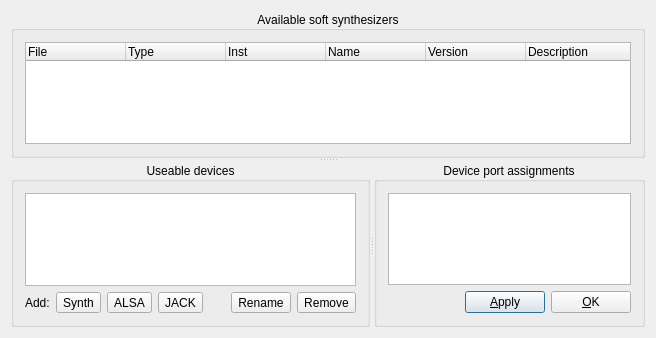
<?xml version="1.0" encoding="UTF-8"?>
<ui version="4.0">
 <class>SynthConfigBase</class>
 <widget class="QDialog" name="SynthConfigBase">
  <property name="geometry">
   <rect>
    <x>0</x>
    <y>0</y>
    <width>656</width>
    <height>338</height>
   </rect>
  </property>
  <property name="windowTitle">
   <string>Configure midi devices, midi ports, and synthesizers</string>
  </property>
  <layout class="QGridLayout" name="gridLayout">
   <item row="0" column="0">
    <widget class="MusEGui::Splitter" name="VSplitter">
     <property name="orientation">
      <enum>Qt::Vertical</enum>
     </property>
     <widget class="QGroupBox" name="GroupBox2">
      <property name="title">
       <string>Available soft synthesizers</string>
      </property>
      <property name="alignment">
       <set>Qt::AlignCenter</set>
      </property>
      <layout class="QGridLayout">
       <item row="0" column="0">
        <widget class="QTreeWidget" name="synthList">
         <property name="toolTip">
          <string>list of available software synthesizers</string>
         </property>
         <property name="allColumnsShowFocus">
          <bool>true</bool>
         </property>
         <column>
          <property name="text">
           <string>File</string>
          </property>
         </column>
         <column>
          <property name="text">
           <string>Type</string>
          </property>
         </column>
         <column>
          <property name="text">
           <string>Inst</string>
          </property>
         </column>
         <column>
          <property name="text">
           <string>Name</string>
          </property>
         </column>
         <column>
          <property name="text">
           <string>Version</string>
          </property>
         </column>
         <column>
          <property name="text">
           <string>Description</string>
          </property>
         </column>
        </widget>
       </item>
      </layout>
     </widget>
     <widget class="MusEGui::Splitter" name="HSplitter">
      <property name="orientation">
       <enum>Qt::Horizontal</enum>
      </property>
      <widget class="QGroupBox" name="GroupBox3">
       <property name="sizePolicy">
        <sizepolicy hsizetype="Preferred" vsizetype="Preferred">
         <horstretch>0</horstretch>
         <verstretch>0</verstretch>
        </sizepolicy>
       </property>
       <property name="title">
        <string>Useable devices</string>
       </property>
       <property name="alignment">
        <set>Qt::AlignCenter</set>
       </property>
       <layout class="QVBoxLayout" name="verticalLayout">
        <item>
         <widget class="QTableWidget" name="instanceList">
          <property name="sizePolicy">
           <sizepolicy hsizetype="Expanding" vsizetype="Expanding">
            <horstretch>0</horstretch>
            <verstretch>0</verstretch>
           </sizepolicy>
          </property>
          <property name="selectionMode">
           <enum>QAbstractItemView::SingleSelection</enum>
          </property>
          <property name="selectionBehavior">
           <enum>QAbstractItemView::SelectRows</enum>
          </property>
          <attribute name="horizontalHeaderHighlightSections">
           <bool>false</bool>
          </attribute>
          <attribute name="verticalHeaderVisible">
           <bool>false</bool>
          </attribute>
          <attribute name="verticalHeaderDefaultSectionSize">
           <number>18</number>
          </attribute>
          <attribute name="verticalHeaderHighlightSections">
           <bool>false</bool>
          </attribute>
         </widget>
        </item>
        <item>
         <layout class="QHBoxLayout" name="horizontalLayout">
          <item>
           <widget class="QLabel" name="label">
            <property name="text">
             <string>Add:</string>
            </property>
           </widget>
          </item>
          <item>
           <widget class="QToolButton" name="addSynthDevice">
            <property name="text">
             <string>Synth</string>
            </property>
           </widget>
          </item>
          <item>
           <widget class="QToolButton" name="addALSADevice">
            <property name="enabled">
             <bool>true</bool>
            </property>
            <property name="text">
             <string>ALSA</string>
            </property>
            <property name="checkable">
             <bool>true</bool>
            </property>
            <property name="checked">
             <bool>false</bool>
            </property>
           </widget>
          </item>
          <item>
           <widget class="QToolButton" name="addJACKDevice">
            <property name="text">
             <string>JACK</string>
            </property>
           </widget>
          </item>
          <item>
           <spacer name="horizontalSpacer_2">
            <property name="orientation">
             <enum>Qt::Horizontal</enum>
            </property>
            <property name="sizeHint" stdset="0">
             <size>
              <width>40</width>
              <height>20</height>
             </size>
            </property>
           </spacer>
          </item>
          <item>
           <widget class="QToolButton" name="renameDevice">
            <property name="text">
             <string>Rename</string>
            </property>
           </widget>
          </item>
          <item>
           <widget class="QToolButton" name="removeDevice">
            <property name="text">
             <string>Remove</string>
            </property>
           </widget>
          </item>
         </layout>
        </item>
       </layout>
      </widget>
      <widget class="QGroupBox" name="groupBox10">
       <property name="sizePolicy">
        <sizepolicy hsizetype="Preferred" vsizetype="Preferred">
         <horstretch>0</horstretch>
         <verstretch>0</verstretch>
        </sizepolicy>
       </property>
       <property name="title">
        <string>Device port assignments</string>
       </property>
       <property name="alignment">
        <set>Qt::AlignCenter</set>
       </property>
       <layout class="QVBoxLayout" name="verticalLayout_2" stretch="0,0">
        <item>
         <widget class="QTableWidget" name="mdevView">
          <property name="sizePolicy">
           <sizepolicy hsizetype="Expanding" vsizetype="Expanding">
            <horstretch>0</horstretch>
            <verstretch>0</verstretch>
           </sizepolicy>
          </property>
          <property name="selectionMode">
           <enum>QAbstractItemView::SingleSelection</enum>
          </property>
          <property name="selectionBehavior">
           <enum>QAbstractItemView::SelectRows</enum>
          </property>
          <attribute name="verticalHeaderDefaultSectionSize">
           <number>18</number>
          </attribute>
         </widget>
        </item>
        <item>
         <layout class="QHBoxLayout" name="horizontalLayout_2">
          <item>
           <spacer name="horizontalSpacer">
            <property name="orientation">
             <enum>Qt::Horizontal</enum>
            </property>
            <property name="sizeHint" stdset="0">
             <size>
              <width>40</width>
              <height>20</height>
             </size>
            </property>
           </spacer>
          </item>
          <item>
           <widget class="QPushButton" name="applyButton">
            <property name="text">
             <string>&amp;Apply</string>
            </property>
           </widget>
          </item>
          <item>
           <widget class="QPushButton" name="okButton">
            <property name="text">
             <string>&amp;OK</string>
            </property>
           </widget>
          </item>
         </layout>
        </item>
       </layout>
      </widget>
     </widget>
    </widget>
   </item>
  </layout>
 </widget>
 <layoutdefault spacing="6" margin="11"/>
 <customwidgets>
  <customwidget>
   <class>MusEGui::Splitter</class>
   <extends>QSplitter</extends>
   <header>splitter.h</header>
   <container>1</container>
  </customwidget>
 </customwidgets>
 <resources/>
 <connections/>
</ui>
